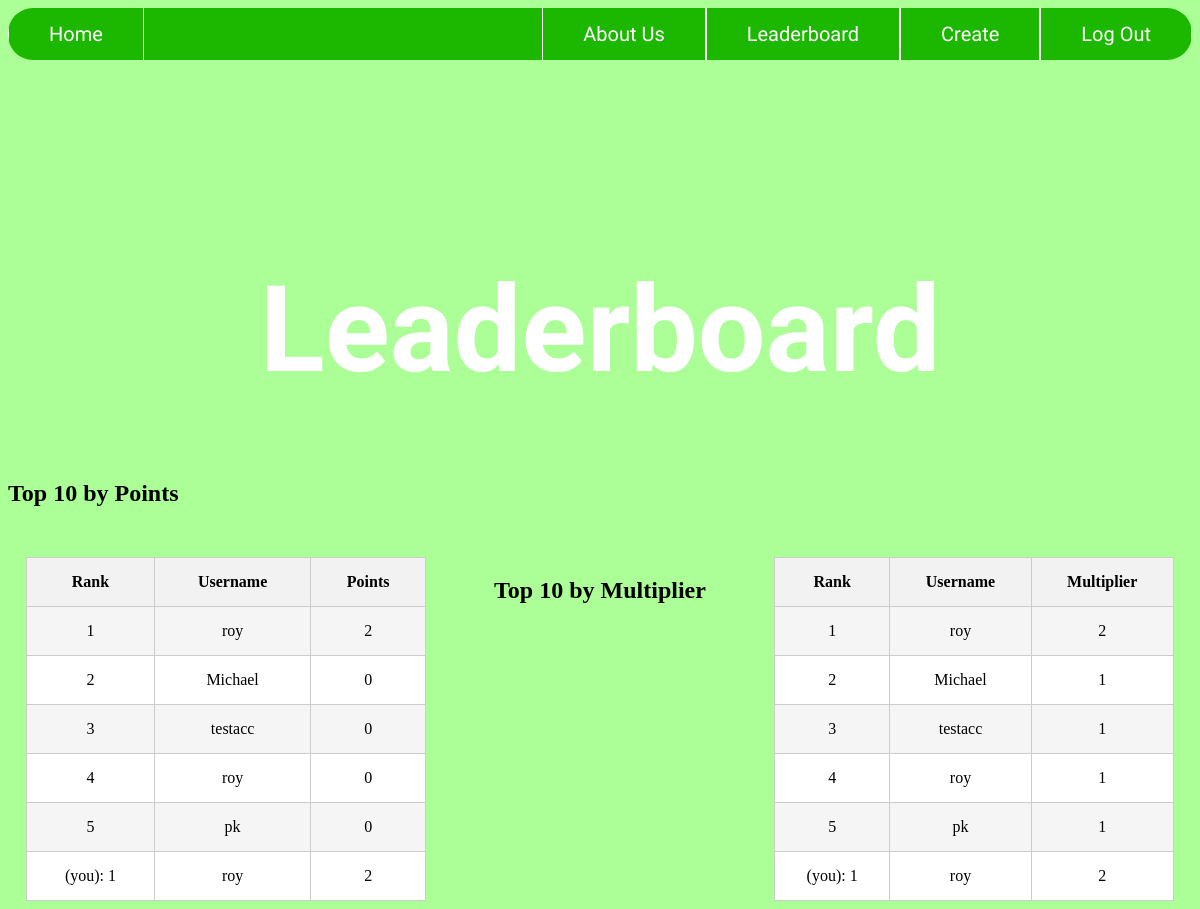
The page /leaderboard (signed in) on the database its author committed.
### app/user/models.py (models this page shows, shortened)
class User(db.Model, UserMixin):
    __tablename__ = 'user'
    id = db.Column(db.Integer, primary_key=True)
    first_name = db.Column(db.String(50))
    last_name = db.Column(db.String(50), nullable=True)
    display_name = db.Column(db.String(50))
    password_hash = db.Column(db.String(128))
    registered_on = db.Column(db.DateTime, default=datetime.utcnow)
    points = db.Column(db.Integer, default=0)
    point_multiplier = db.Column(db.Integer, default=1)
    last_visited = db.Column(db.Date)
    streek = db.Column(db.Integer, default=1)

### app/base/views.py (the view)
@base_blueprint.route('/leaderboard')
@login_required
def leaderboard():
    top_points_users = User.query.order_by(desc(User.points)).limit(10).all() # top 10
    top_multiplier_users = User.query.order_by(desc(User.point_multiplier)).limit(10).all()
    if current_user.is_authenticated: # check current user rank
        current_user_points = current_user.points
        current_user_multiplier = current_user.point_multiplier
        user_points_rank = User.query.filter(User.points > current_user.points).count() + 1
        user_multiplier_rank = User.query.filter(User.point_multiplier > current_user.point_multiplier).count() + 1
    else:
        current_user_points = None # just in case
        current_user_multiplier = None
        user_points_rank = None
        user_multiplier_rank = None
    return render_template( # lots of vars lol
        'base/leaderboard.html',
        top_points_users=top_points_users,
        top_multiplier_users=top_multiplier_users,
        current_user_points=current_user_points,
        current_user_multiplier=current_user_multiplier,
        user_points_rank=user_points_rank,
        user_multiplier_rank=user_multiplier_rank
        )

### templates/base/leaderboard.html (shortened to what this page needs)
{% extends "base.html" %}
{% block head %}
    <link rel="stylesheet" type="text/css" href="{{ url_for('static', filename='css/leaderboard.css') }}">
{% endblock head %}
{% block body %}
    <h1 style= "margin-top: 200px; text-shadow: 50px, 50px, 65px, #000000;">Leaderboard</h1>
    <h2>Top 10 by Points</h2>
    <div class="leaderboard-container">
        <table class="leaderboard-table">
            <thead>
                <tr>
                    <th>Rank</th>
                    <th>Username</th>
                    <th>Points</th>
                </tr>
            </thead>
            <tbody>
                {% for user in top_points_users %}
                <tr>
                    <td>{{ loop.index }}</td>
                    <td>{{ user.display_name }}</td>
                    <td>{{ user.points }}</td>
                </tr>
                {% endfor %}
                <tr>
                    <td>(you): {{ user_points_rank }}</td>
                    <td>{{ current_user.display_name if current_user.is_authenticated else 'Not logged in' }}</td>
                    <td>{{ current_user_points }}</td>
                </tr>
            </tbody>
        </table>
        <h2>Top 10 by Multiplier</h2>
        <table class="leaderboard-table">
            <thead>
                <tr>
                    <th>Rank</th>
                    <th>Username</th>
                    <th>Multiplier</th>
                </tr>
            </thead>
            <tbody>
                {% for user in top_multiplier_users %}
                <tr>
                    <td>{{ loop.index }}</td>
                    <td>{{ user.display_name }}</td>
                    <td>{{ user.point_multiplier }}</td>
                </tr>
                {% endfor %}
                <tr>
                    <td>(you): {{ user_multiplier_rank }}</td>
                    <td>{{ current_user.display_name if current_user.is_authenticated else 'Not logged in' }}</td>
                    <td>{{ current_user_multiplier }}</td>
                </tr>
            </tbody>
        </table>
    </div>
{% endblock body %}

### app/static/css/base.css (style rules this page uses)
body { background-color: rgb(172, 254, 151); }
h1 { text-align: center; font-size: 120px; color: white; text-shadow: 50px, 50px, 65px, #000000; font-family: 'Varela Round', sans-serif; }

### app/static/css/leaderboard.css (style rules this page uses)
.leaderboard-container { display: flex; justify-content: center; gap: 50px; margin-top: 50px; }
.leaderboard-table { width: 400px; border-collapse: collapse; margin: auto; }
.leaderboard-table th, .leaderboard-table td { border: 1px solid #ccc; text-align: center; padding: 15px; }
.leaderboard-table th { background-color: #f2f2f2; }
.leaderboard-table tbody tr:nth-child(odd) { background-color: #f5f5f5; }
.leaderboard-table tbody tr:nth-child(even) { background-color: #ffffff; }

### rows shown on the page
User: display_name "roy", points "2", point_multiplier "2"
User: display_name "Michael", points "0", point_multiplier "1"
User: display_name "testacc", points "0", point_multiplier "1"
User: display_name "roy", points "0", point_multiplier "1"
User: display_name "pk", points "0", point_multiplier "1"

### other values the page prints
{{ user_points_rank }} "1"
{{ current_user_points }} "2"
{{ user_multiplier_rank }} "1"
{{ current_user_multiplier }} "2"
